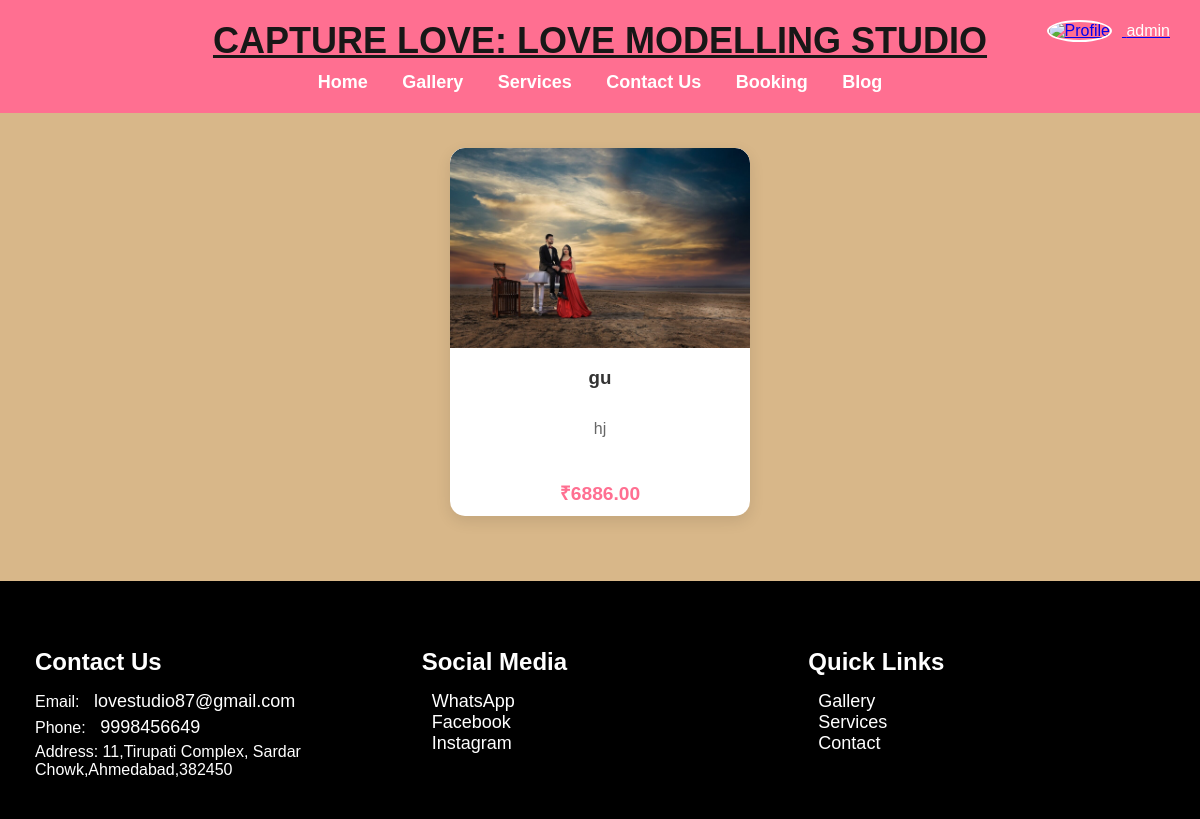
/services/ (signed in), run on the app's committed database.
### home/models.py (models this page shows, shortened)
class Service(models.Model):
    name = models.CharField(max_length=100)
    description = models.TextField()
    price = models.DecimalField(max_digits=10, decimal_places=2)
    image = models.ImageField(upload_to='services/', null=True, blank=True)
    is_active = models.BooleanField(default=True)
    category = models.CharField(max_length=100, default='General')
    created_at = models.DateTimeField(default=timezone.now)
    updated_at = models.DateTimeField(auto_now=True)
    class Meta:
        verbose_name = 'Service'
        verbose_name_plural = 'Services'
        ordering = ['name']

### home/views.py (the view)
# urls.py: path('services/', views.services, name='services'),
def services(request):
    active_services = Service.objects.filter(is_active=True).order_by('name')
    return render(request, "services.html", {'services': active_services})

### home/templates/services.html (shortened to what this page needs)
{% extends 'base.html' %}
{% block content %}
<!DOCTYPE html>
<html lang="en">
<head>
</head>
<body>
<section class="services-container">
    {% if services %}
        {% for service in services %}
            {% if service.is_active %}
                <div class="service">
                    {% if service.image %}
                        <img src="{{ service.image.url }}" alt="{{ service.name }}">
                    {% else %}
                        <img src="https://via.placeholder.com/300x200" alt="{{ service.name }}">
                    {% endif %}
                    <h3>{{ service.name }}</h3>
                    <p>{{ service.description }}</p>
                    <div class="price">₹{{ service.price }}</div>
                </div>
            {% endif %}
        {% endfor %}
    {% else %}
        <div class="no-services">
            <p>No services available at the moment. Please check back later.</p>
        </div>
    {% endif %}
</section>
</body>
</html>
{% endblock %}

### home/templates/base.html (shortened to what this page needs)
<!DOCTYPE html>
<html lang="en">
<head>
</head>
<body>
    <header>
        <div class="logo">
            <u><b>CAPTURE LOVE: LOVE MODELLING STUDIO</b></u>
        </div>
        <div class="auth-section">
            {% if user.is_authenticated %}
                <div class="profile-section">
                    <a href="{% url 'edit_profile' %}" class="profile-link">
                        <img src="{{ user.profile_pic.url|default:'/static/images/default-profile.png' }}" alt="Profile" class="profile-pic">
                        <span class="username">{{ user.username }}</span>
                    </a>
                </div>
            {% else %}
                <div class="auth-buttons">
                    <a href="{% url 'login' %}" class="auth-button">Login</a>
                    <a href="{% url 'signup' %}" class="auth-button">Sign Up</a>
                </div>
            {% endif %}
        </div>
        <nav>
            <a href="{% url 'home' %}"><b>Home</b></a>
            <a href="{% url 'gallery' %}"><b>Gallery</b></a>
            <a href="{% url 'services' %}"><b>Services</b></a>
            <a href="{% url 'contact' %}"><b>Contact Us</b></a>
            <a href="{% url 'booking' %}"><b>Booking</b></a>
            <a href="{% url 'blog' %}"><b>Blog</b></a>
        </nav>
    </header>
    <div class="content">
        {% block content %}
        {% endblock %}
    </div>
    <footer>
        <div class="footer-container">
            <div class="footer-section">
                <h4>Contact Us</h4>
                <p>Email: <a href="mailto:info@lovestudio87.com"> lovestudio87@gmail.com</a></p>
                <p>Phone: <a href="tel: 9998456649"> 9998456649</a></p>
                <p>Address: 11,Tirupati Complex, Sardar Chowk,Ahmedabad,382450</p>
            </div>
            <div class="footer-section">
                <h4>Social Media</h4>
                <a href="https://wa.me/yourwhatsappnumber" target="_blank">WhatsApp</a><br>
                <a href="https://www.facebook.com/yourpage" target="_blank">Facebook</a><br>
                <a href="https://www.instagram.com/yourprofile" target="_blank">Instagram</a>
            </div>
            <div class="footer-section">
                <h4>Quick Links</h4>
                <a href="{% url 'gallery' %}">Gallery</a><br>
                <a href="{% url 'services' %}">Services</a><br>
                <a href="{% url 'contact' %}">Contact</a>
            </div>
        </div>
    </footer>
</body>
</html>

### home/templates/base.html (style rules this page uses)
body { font-family: 'Georgia', serif; margin: 0; padding: 0; background: linear-gradient(to bottom right, #d8b789, #d8b789); color: #000000; }
header { text-align: center; padding: 20px; background: #ff6f91; color: #fff; position: relative; }
.logo { font-size: 36px; color: #181717; font-family: 'Cursive', sans-serif; display: flex; align-items: center; justify-content: center; }
.profile-section { position: absolute; top: 20px; right: 20px; display: flex; align-items: center; cursor: pointer; text-decoration: none; }
.profile-pic { width: 40px; height: 40px; border-radius: 50%; margin-right: 10px; object-fit: cover; border: 2px solid white; }
.username { color: white; font-size: 16px; margin-right: 10px; }
nav { text-align: center; margin-top: 20px; }
nav a { margin: 0 15px; text-decoration: none; color: #0d0d0d; font-size: 18px; }
footer { background-color: #000000; color: white; text-align: center; padding: 20px; margin-top: 50px; }
.footer-container { display: flex; justify-content: space-around; background-color: #000000; color: white; text-align: left; max-width: 1200px; margin: 0 auto; }
.footer-section { flex: 1; padding: 15px; }
.footer-section h4 { color: #fff; font-size: 24px; margin-bottom: 15px; }
.footer-section a { color: #fff; text-decoration: none; font-size: 18px; transition: color 0.3s ease; }
footer p, footer a { margin: 5px 0; }

### home/templates/services.html (style rules this page uses)
body { font-family: 'Arial', sans-serif; margin: 0; padding: 0; background: #d8b789; color: #333; }
header { text-align: center; padding: 20px; background: #ff6f91; color: #fff; }
.logo { font-size: 36px; font-family: 'Cursive', sans-serif; }
nav { text-align: center; margin-top: 10px; }
nav a { margin: 0 15px; text-decoration: none; color: #fff; font-size: 18px; }
.services-container { display: flex; flex-wrap: wrap; justify-content: center; padding: 20px; }
.service { background: #fff; border-radius: 15px; box-shadow: 0px 5px 15px rgba(0, 0, 0, 0.1); margin: 15px; width: 300px; text-align: center; overflow: hidden; transition: transform 0.3s ease; }
.service img { width: 100%; height: 200px; object-fit: cover; border-radius: 15px 15px 0 0; }
.service h3 { color: #333; padding: 15px; margin: 0; }
.service p { padding: 0 15px 15px; font-size: 16px; color: #666; }
.service .price { font-size: 1.2em; color: #ff6f91; font-weight: bold; padding: 10px; }
footer { text-align: center; padding: 20px; background: #000000; margin-top: 30px; }
footer a { margin: 0 10px; color: #ff6f91; text-decoration: none; }

### data on the page
Service: image (picture), name "gu", description "hj", price "6886.00"

### other printed values
{{ user.username }} "admin"
